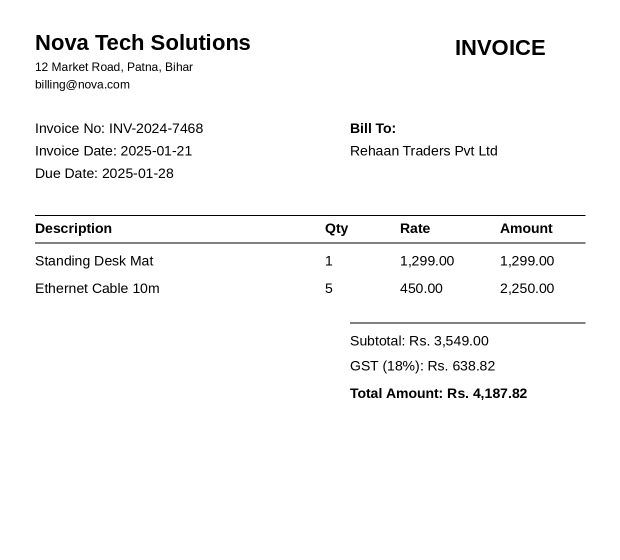
#> input picture samples/invoice_001_clean.png, 1240 x 1120 px (shown at 1/2 size); its folder holds only this picture in this run
$ python -i preprocessing.py   (imports and definitions only)
#> lines starting #> are read from the running program, lines starting #| are printed output that depends on the picture; after the words box and inside, x2 and y2 are one past the last pixel; in counts of white or black regions, pixels touching at a corner belong together
### src/invoice_ocr/config.py
"""Central configuration, overridable through environment variables."""

import os
from dataclasses import dataclass


def _env_int(name: str, default: int) -> int:
    try:
        return int(os.getenv(name, default))
    except ValueError:
        return default


@dataclass(frozen=True)
class Settings:
    # Tesseract: --oem 1 = LSTM engine, --psm 6 = assume a uniform block of text.
    tesseract_lang: str = os.getenv("OCR_LANG", "eng")
    tesseract_oem: int = _env_int("OCR_OEM", 1)
    tesseract_psm: int = _env_int("OCR_PSM", 6)
    tesseract_timeout_s: int = _env_int("OCR_TIMEOUT_S", 60)

    # Images are downscaled to this long edge to keep RAM/CPU low on weak machines.
    max_image_side: int = _env_int("MAX_IMAGE_SIDE", 2200)
    # Images smaller than this are upscaled (Tesseract works best at ~300 DPI).
    min_image_side: int = _env_int("MIN_IMAGE_SIDE", 1200)

    max_upload_mb: int = _env_int("MAX_UPLOAD_MB", 10)
    log_level: str = os.getenv("LOG_LEVEL", "INFO")


settings = Settings()

### src/invoice_ocr/preprocessing.py
"""Image preprocessing: the step that makes or breaks OCR accuracy.

Pipeline:  decode -> resize -> grayscale -> denoise -> illumination fix -> deskew -> Otsu binarise -> ROI crop
Every stage is pure OpenCV/NumPy, so it runs fast on a CPU with no GPU.
"""

from __future__ import annotations

import logging
from dataclasses import dataclass, field

import cv2
import numpy as np

from .config import settings

logger = logging.getLogger(__name__)


class ImageDecodeError(ValueError):
    """Raised when the uploaded bytes are not a decodable image."""


@dataclass
class PreprocessResult:
    image: np.ndarray                      # final binarised image fed to OCR
    skew_angle: float = 0.0                # degrees corrected
    scale: float = 1.0                     # resize factor applied
    steps: list[str] = field(default_factory=list)


def decode_image(data: bytes) -> np.ndarray:
    """Decode raw bytes into a BGR image."""
    if not data:
        raise ImageDecodeError("Empty file.")
    arr = np.frombuffer(data, dtype=np.uint8)
    img = cv2.imdecode(arr, cv2.IMREAD_COLOR)
    if img is None:
        raise ImageDecodeError("File is not a valid image (PNG/JPG/BMP/TIFF/WEBP).")
    return img


def resize_for_ocr(img: np.ndarray) -> tuple[np.ndarray, float]:
    """Keep the long edge within [min_image_side, max_image_side]."""
    h, w = img.shape[:2]
    long_edge = max(h, w)
    scale = 1.0
    if long_edge > settings.max_image_side:
        scale = settings.max_image_side / long_edge
    elif long_edge < settings.min_image_side:
        scale = settings.min_image_side / long_edge
    if abs(scale - 1.0) < 1e-3:
        return img, 1.0
    interp = cv2.INTER_AREA if scale < 1 else cv2.INTER_CUBIC
    resized = cv2.resize(img, None, fx=scale, fy=scale, interpolation=interp)
    return resized, scale


def to_gray(img: np.ndarray) -> np.ndarray:
    return cv2.cvtColor(img, cv2.COLOR_BGR2GRAY) if img.ndim == 3 else img


def denoise(gray: np.ndarray) -> np.ndarray:
    """Median (salt-and-pepper) then a light Gaussian (sensor/film grain).

    Far cheaper than non-local-means, which matters on low-end CPUs.
    """
    return cv2.GaussianBlur(cv2.medianBlur(gray, 3), (3, 3), 0)


def normalise_illumination(gray: np.ndarray) -> np.ndarray:
    """Remove shadows and uneven lighting (phone photos, scanner edges).

    Estimate the page background with a max-filter + big median, then divide it
    out so paper becomes uniformly white while ink stays dark.
    """
    background = cv2.medianBlur(cv2.dilate(gray, np.ones((7, 7), np.uint8)), 21)
    return cv2.divide(gray, background, scale=255)


def binarise(gray: np.ndarray) -> np.ndarray:
    """Otsu threshold. After illumination normalisation a global threshold is
    both sharper and less noisy than an adaptive one."""
    _, bw = cv2.threshold(gray, 0, 255, cv2.THRESH_BINARY | cv2.THRESH_OTSU)
    return bw


def _projection_score(binary_inv: np.ndarray, angle: float) -> float:
    """Variance of row sums: text lines aligned with the rows give sharp peaks."""
    h, w = binary_inv.shape[:2]
    matrix = cv2.getRotationMatrix2D((w / 2, h / 2), angle, 1.0)
    rotated = cv2.warpAffine(binary_inv, matrix, (w, h), flags=cv2.INTER_LINEAR)
    return float(np.var(rotated.sum(axis=1, dtype=np.float64)))


def estimate_skew_angle(gray: np.ndarray, max_angle: float = 12.0) -> float:
    """Estimate skew with a projection-profile search (coarse then fine).

    Returns degrees to rotate (positive = counter-clockwise, same convention as
    `rotate`) to straighten the page. Runs on a ~700px thumbnail, so it costs
    only a few milliseconds. Returns 0 when there is too little ink to decide.
    """
    h, w = gray.shape[:2]
    scale = 700 / max(h, w)
    small = cv2.resize(gray, None, fx=scale, fy=scale, interpolation=cv2.INTER_AREA) if scale < 1 else gray
    _, inv = cv2.threshold(small, 0, 255, cv2.THRESH_BINARY_INV | cv2.THRESH_OTSU)
    inv = cv2.medianBlur(inv, 3)  # drop isolated speckles
    if cv2.countNonZero(inv) < 300:
        return 0.0

    coarse = np.arange(-max_angle, max_angle + 0.01, 1.0)
    best = max(coarse, key=lambda a: _projection_score(inv, a))
    fine = np.arange(best - 1.0, best + 1.01, 0.25)
    best = max(fine, key=lambda a: _projection_score(inv, a))
    return 0.0 if abs(best) < 0.3 else float(round(best, 2))


def rotate(img: np.ndarray, angle: float, border_value: int | tuple = 255) -> np.ndarray:
    if abs(angle) < 0.1:
        return img
    h, w = img.shape[:2]
    matrix = cv2.getRotationMatrix2D((w / 2, h / 2), angle, 1.0)
    return cv2.warpAffine(
        img, matrix, (w, h), flags=cv2.INTER_CUBIC,
        borderMode=cv2.BORDER_CONSTANT, borderValue=border_value,
    )


def crop_to_content(binary: np.ndarray, margin: int = 20) -> np.ndarray:
    """Crop away empty page margins (simple ROI extraction)."""
    inverted = cv2.bitwise_not(binary)
    coords = cv2.findNonZero(inverted)
    if coords is None:
        return binary
    x, y, w, h = cv2.boundingRect(coords)
    # Ignore if the crop would remove most of the page (likely noise).
    if w * h < 0.1 * binary.shape[0] * binary.shape[1]:
        return binary
    H, W = binary.shape[:2]
    x0, y0 = max(x - margin, 0), max(y - margin, 0)
    x1, y1 = min(x + w + margin, W), min(y + h + margin, H)
    return binary[y0:y1, x0:x1]


def preprocess(img: np.ndarray, *, deskew: bool = True, crop: bool = True) -> PreprocessResult:
    """Run the full preprocessing chain and report what was done."""
    steps: list[str] = []

    img, scale = resize_for_ocr(img)
    steps.append(f"resize(x{scale:.2f})")

    gray = to_gray(img)
    gray = denoise(gray)
    steps.append("denoise")
    gray = normalise_illumination(gray)
    steps.append("illumination_normalise")

    angle = 0.0
    if deskew:
        angle = estimate_skew_angle(gray)
        if abs(angle) >= 0.1:
            gray = rotate(gray, angle)
            steps.append(f"deskew({angle:.1f}deg)")

    binary = binarise(gray)
    steps.append("otsu_threshold")

    if crop:
        binary = crop_to_content(binary)
        steps.append("crop_roi")

    logger.debug("Preprocessing steps: %s", steps)
    return PreprocessResult(image=binary, skew_angle=angle, scale=scale, steps=steps)

>>> import cv2
>>> picture = cv2.imread('../../samples/invoice_001_clean.png')
#> picture is the input picture: shape (1120, 1240, 3); min 0, max 255, mean 248.2
>>> result = preprocess(picture)
#> in preprocess, `img, scale = resize_for_ocr(img)`: scale = 1
#> in normalise_illumination, `background = cv2.medianBlur(cv2.dilate(gray, np.ones((7, 7), np.uint8)..`: background: shape (1120, 1240); every value is 255
#> in estimate_skew_angle, `small = cv2.resize(gray, None, fx=scale, fy=scale, interpolation=cv2.I..`:
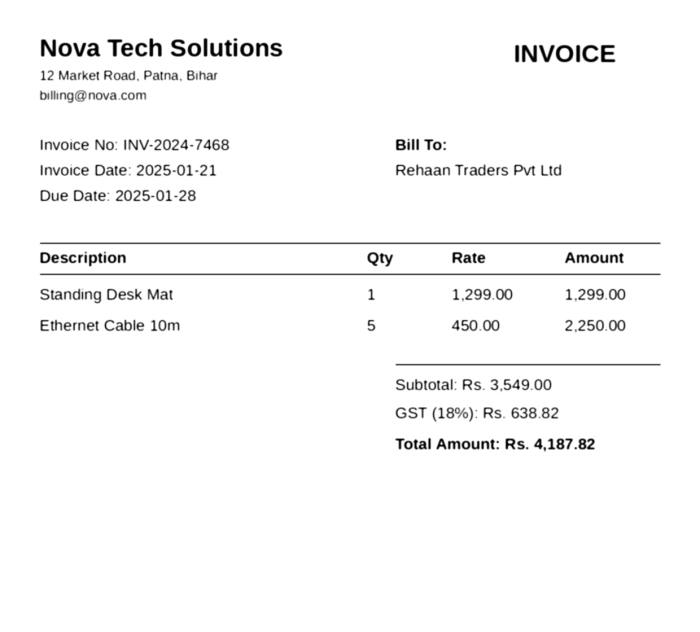
#> small: shape (632, 700); min 0, max 255, mean 248.5
#> in estimate_skew_angle, `_, inv = cv2.threshold(small, 0, 255, cv2.THRESH_BINARY_INV | cv2.THRE..`:
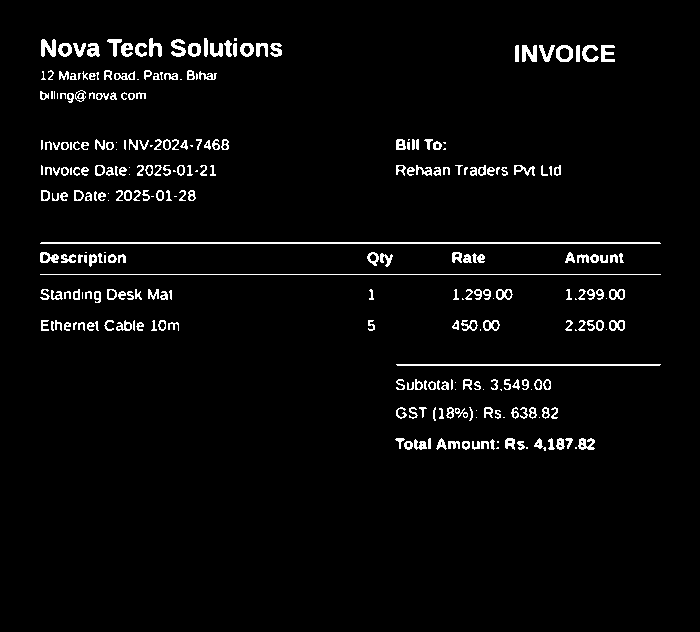
#> inv: shape (632, 700); 3.4% white in thin lines or dots, all inside (x1, y1, x2, y2) = (40, 38, 661, 451)
#> in estimate_skew_angle, `inv = cv2.medianBlur(inv, 3)`: inv: shape (632, 700); 3.2% white; 229 white regions (45 under 20 px), largest, box (x1, y1, x2, y2) and area: (41, 242, 660, 244) 1238, (397, 364, 660, 366) 526, (41, 39, 56, 57) 189
#> in estimate_skew_angle, `best = max(coarse, key=lambda a: _projection_score(inv, a))`: best = 0
#> in _projection_score (call 31), `matrix = cv2.getRotationMatrix2D((w / 2, h / 2), angle, 1.0)`: matrix = [[1, 0.00436, -1.38], [-0.00436, 1, 1.53]]
#> in _projection_score (call 31), `rotated = cv2.warpAffine(binary_inv, matrix, (w, h), flags=cv2.INTER_L..`:
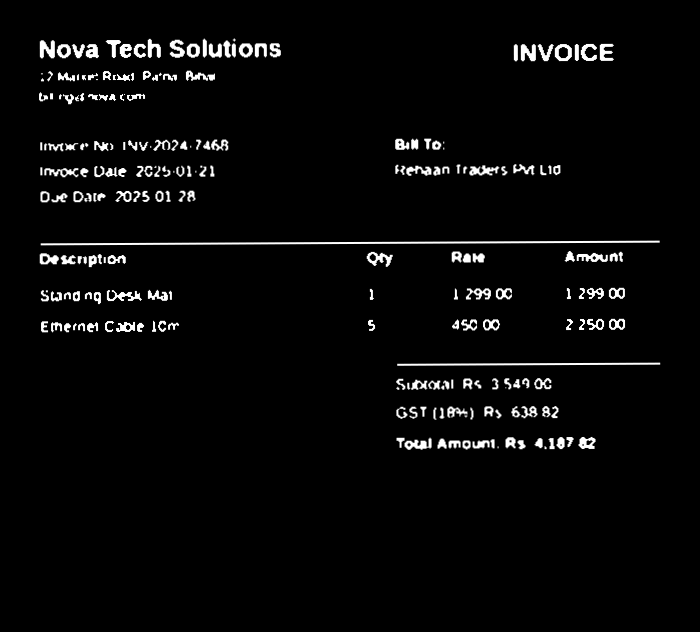
#> rotated: shape (632, 700); min 0, max 255, mean 8.2
#> in _projection_score (call 32), `matrix = cv2.getRotationMatrix2D((w / 2, h / 2), angle, 1.0)`: matrix = [[1, 0.00873, -2.74], [-0.00873, 1, 3.07]]
#> in _projection_score (call 32), `rotated = cv2.warpAffine(binary_inv, matrix, (w, h), flags=cv2.INTER_L..`:
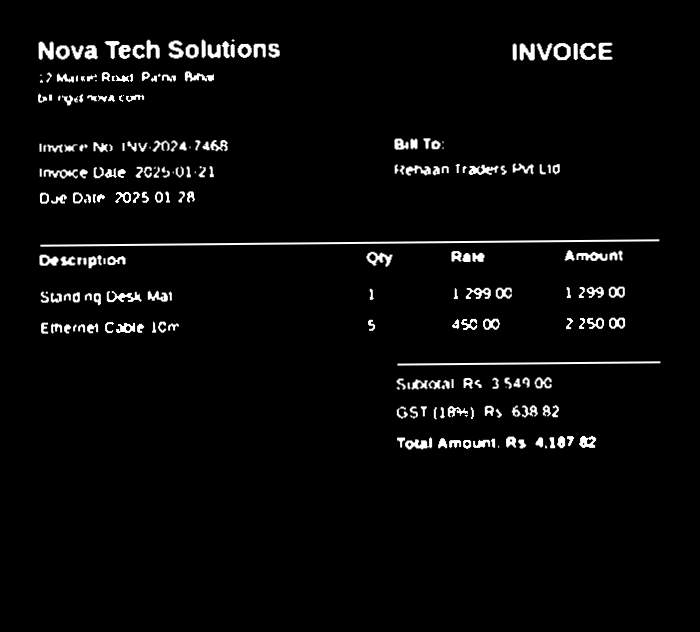
#> rotated: shape (632, 700); min 0, max 255, mean 8.2
#> in _projection_score (call 33), `matrix = cv2.getRotationMatrix2D((w / 2, h / 2), angle, 1.0)`: matrix = [[1, 0.0131, -4.11], [-0.0131, 1, 4.61]]
#> in _projection_score (call 33), `rotated = cv2.warpAffine(binary_inv, matrix, (w, h), flags=cv2.INTER_L..`:
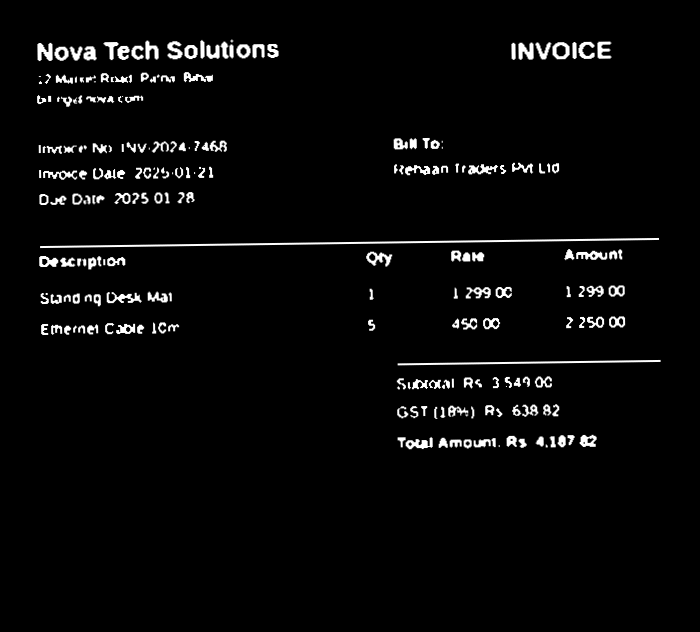
#> rotated: shape (632, 700); min 0, max 255, mean 8.2
#> in preprocess, `angle = estimate_skew_angle(gray)`: angle = 0
#> in binarise, `_, bw = cv2.threshold(gray, 0, 255, cv2.THRESH_BINARY | cv2.THRESH_OTSU)`: bw: shape (1120, 1240); 97.1% white; 309 black regions (40 under 20 px), largest, box (x1, y1, x2, y2) and area: (71, 430, 1170, 432) 2198, (71, 485, 1170, 487) 2198, (701, 645, 1170, 647) 938
#> in crop_to_content, `inverted = cv2.bitwise_not(binary)`:
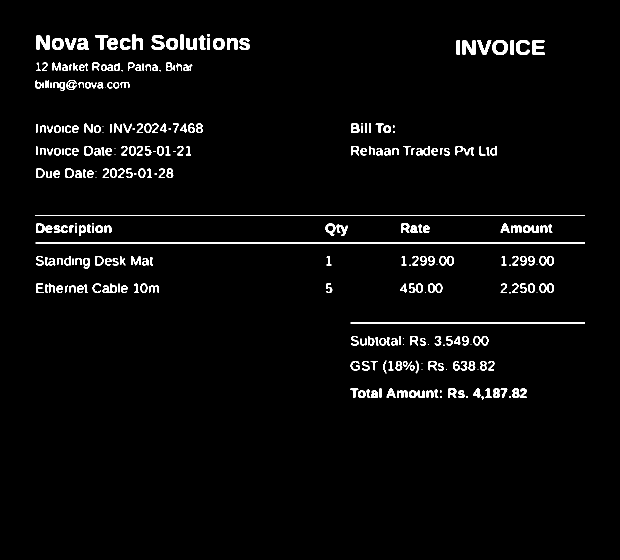
#> inverted: shape (1120, 1240) (shown at 1/2 size); 2.9% white; 309 white regions (40 under 20 px), largest, box (x1, y1, x2, y2) and area: (71, 430, 1170, 432) 2198, (71, 485, 1170, 487) 2198, (701, 645, 1170, 647) 938
#> in crop_to_content, `coords = cv2.findNonZero(inverted)`: coords = contour of 40459 points, box (x1, y1, x2, y2) (71, 68, 1170, 799), area 57598
#> in crop_to_content, `x, y, w, h = cv2.boundingRect(coords)`: x = 71; y = 68; w = 1099; h = 731
#> in crop_to_content, `x0, y0 = max(x - margin, 0), max(y - margin, 0)`: x0 = 51; y0 = 48
#> in crop_to_content, `x1, y1 = min(x + w + margin, W), min(y + h + margin, H)`: x1 = 1190; y1 = 819
#> in crop_to_content, `return binary[y0:y1, x0:x1]`:
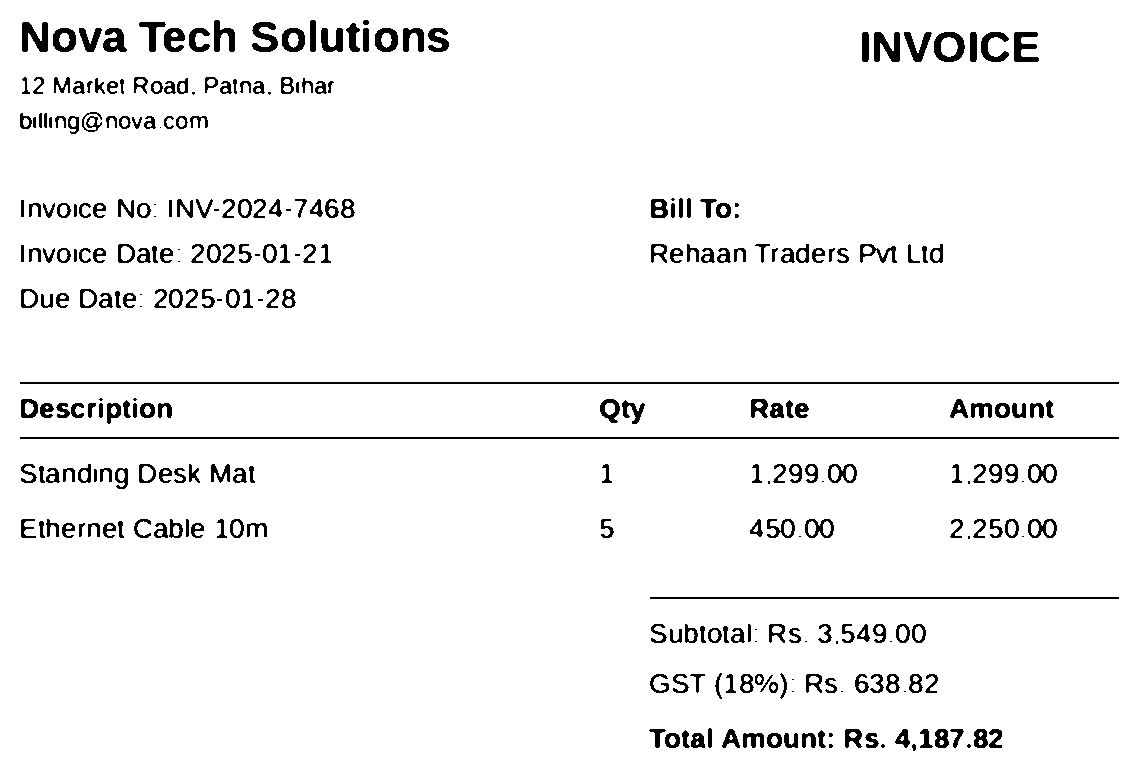
#> returned value: shape (771, 1139); 95.4% white; 309 black regions (40 under 20 px), largest, box (x1, y1, x2, y2) and area: (20, 382, 1119, 384) 2198, (20, 437, 1119, 439) 2198, (650, 597, 1119, 599) 938
